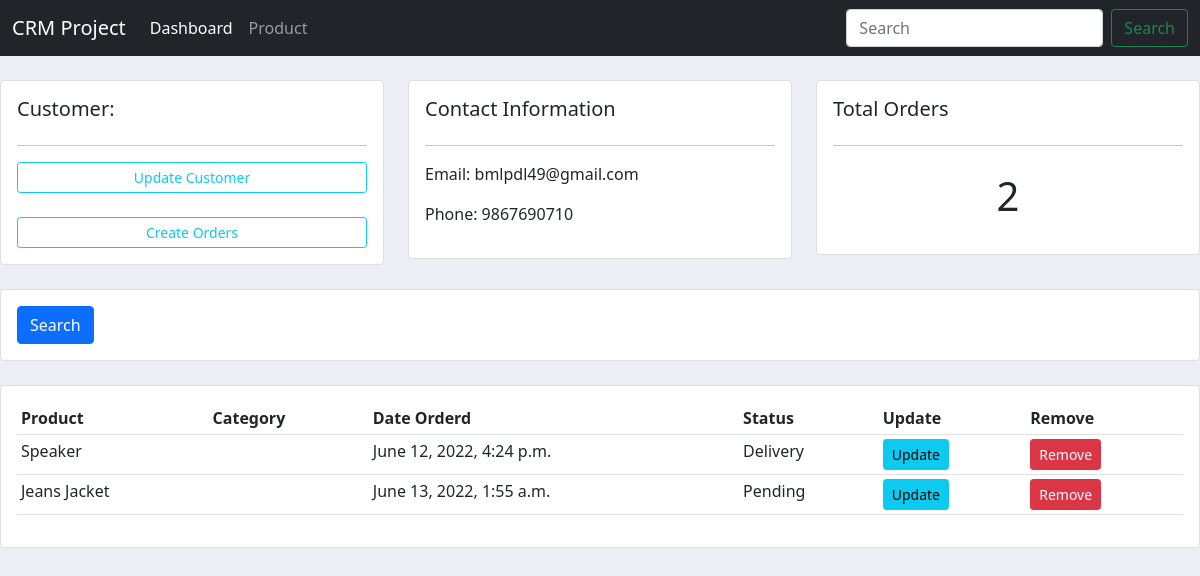
Before: /customer/customer-list/3/ with the older database file.
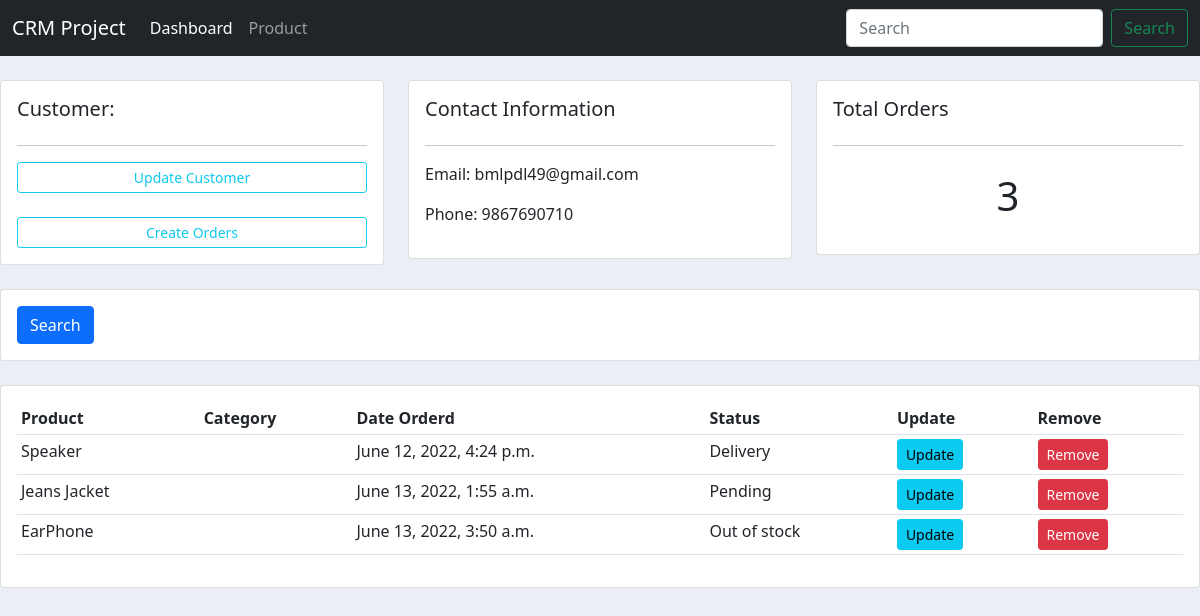
After: the same page with the newer database file.
### product/models.py (models this page shows, shortened)
class Order(models.Model):
    STATUS=(
        ('Pending','PENDING'),
        ('Out of stock','OUT OF STOCK'),
        ('Delivery', 'DELIVERY')
    )
    customer= models.ForeignKey(Customer, null=True, on_delete=models.CASCADE)
    product= models.ForeignKey(Product, null=True, on_delete=models.SET_NULL)
    date_created=models.DateTimeField(auto_now_add=True)
    status = models.CharField(max_length=50, null=True, choices=STATUS)

class Product(models.Model):
    CATEGORY=(
        ('Electronics','ELECTRONICS'),
        ('Grossery', 'GROSSERY'),
        ('Clothings','CLOTHINGS'),
        ('HomeAppliance','HOME APPLIANCE')
    )
    name = models.CharField(max_length=100, null=True)
    price = models.FloatField(null=True)
    category = models.CharField(max_length=100, null=True, choices=CATEGORY)
    description = models.CharField(max_length=100, null=True, blank=True)
    date_created = models.DateTimeField(auto_now_add=True)
    tag= models.ManyToManyField(Tag)
    def __str__(self):
        return self.name

### customer/views.py (the view)
# urls.py: path('customer-list/<str:pk>/', customer_list, name='customers_list'),
def customer_list(request, pk):
    customer=Customer.objects.get(id=pk)
    orders=customer.order_set.all()
    order_count=orders.count()
    context={'customer':customer,
    'orders':orders,
    'orders_count':order_count,
    'title':'Customer'}
    return render(request, 'customers.html', context)

### customer/templates/customers.html
{% extends 'base.html' %}
{% block content %}
<br>
<div class="row">
	<div class="col-md">
		<div class="card card-body">
			<h5>Customer:</h5>
			<hr>
			<a class="btn btn-outline-info  btn-sm btn-block" href="{% url 'customer:update_customer' customer.id %}">Update Customer</a>
			<br>
			<a class="btn btn-outline-info  btn-sm btn-block" href="{% url 'product:create_order' customer.id %}">Create Orders</a>
		</div>
	</div>
	<div class="col-md">
		<div class="card card-body">
			<h5>Contact Information</h5>
			<hr>
			<p>Email: {{customer.email}}</p>
			<p>Phone: {{customer.phone}}</p>
		</div>
	</div>
	<div class="col-md">
		<div class="card card-body">
			<h5>Total Orders</h5>
			<hr>
			<h1 style="text-align: center;padding: 10px">{{orders_count}}</h1>
		</div>
	</div>
</div>
<br>
<div class="row">
	<div class="col">
		<div class="card card-body">
			<form method="get">
		    <button class="btn btn-primary" type="submit">Search</button>
		  </form>
		</div>
	</div>
</div>
<br>
<div class="row">
	<div class="col-md">
		<div class="card card-body">
			<table class="table table-sm">
				<tr>
					<th>Product</th>
					<th>Category</th>
					<th>Date Orderd</th>
					<th>Status</th>
					<th>Update</th>
					<th>Remove</th>
				</tr>
				{% for order in orders %}
					<tr>
						<td>{{order.product}}</td>
						<td>{{order.product.ategory}}</td>
						<td>{{order.date_created}}</td>
						<td>{{order.status}}</td>
						<td><a class="btn btn-sm btn-info" href="{% url 'product:update_order' order.id %}">Update</a></td>
                    	<td><a class="btn btn-sm btn-danger" href="{% url 'product:delete_order' order.id %}">Remove</a></td>
					</tr>
				{% endfor %}
			</table>
		</div>
	</div>
</div>
{% endblock content%}

Changed rows visible on the page:
added Order: product "EarPhone", date_created "June 13, 2022, 3:50 a.m.", status "Out of stock"
Other visible differences:
{{ orders_count }}: "2" → "3"
